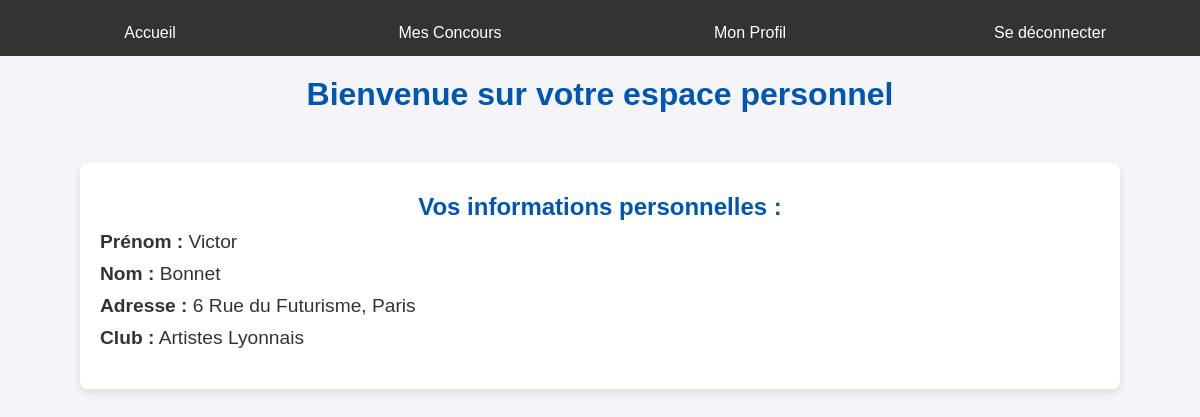
Screenshot of /devTest/indexUser.php (signed in) with the database file from the repository.
### tables this page shows
CREATE TABLE Utilisateur (
    numUtilisateur INT AUTO_INCREMENT PRIMARY KEY,
    nom VARCHAR(100) NOT NULL,
    prenom VARCHAR(100) NOT NULL,
    age INT NOT NULL,
    adresse VARCHAR(255) NOT NULL,
    login VARCHAR(50) UNIQUE NOT NULL,
    motDePasse VARCHAR(255) NOT NULL,
    numClub INT,
    FOREIGN KEY (numClub) REFERENCES Club(numClub) ON DELETE SET NULL
);

CREATE TABLE Club (
    numClub INT PRIMARY KEY,
    nomClub VARCHAR(100) NOT NULL,
    adresse VARCHAR(255) NOT NULL,
    numTelephone VARCHAR(10),
    nombreAdherents INT,
    ville VARCHAR(100),
    departement VARCHAR(100),
    region VARCHAR(100)
);

### devTest/indexUser.php (the view, shortened to what this page needs)
<?php
require("connect.php");
if (!isset($_SESSION['username'])) {
    header("Location: login.php");
    exit();
} else {
    try {
        $sql = "SELECT Utilisateur.nom, Utilisateur.prenom, Utilisateur.adresse, Club.nomClub
        FROM Utilisateur, Club
        WHERE numUtilisateur = :id_user
        AND Utilisateur.numClub = Club.numClub";
        $stmt = $connexion->prepare($sql);
        $stmt->bindParam(':id_user', $_SESSION['id_user']);
        $stmt->execute();
        $result = $stmt->fetch(PDO::FETCH_ASSOC);
    } catch (PDOException $e) {
        die("Erreur lors de la connexion : " . $e->getMessage());
    }
    if ($stmt->rowCount() > 0) {
        $prenom = $result['prenom'];
        $nom = $result['nom'];
        $adresse = $result['adresse'];
        $nomClub = $result['nomClub'];
    } else {
        $prenom = "Erreur";
        $nom = "Erreur";
        $adresse = "Erreur";
        $nomClub = "Erreur";
        echo "Nom d'utilisateur ou mot de passe incorrect";
    }
}
?>
<!DOCTYPE html>
<html lang="fr">
<head>
    <link rel="stylesheet" href="style.css">
</head>
<body>
<div class="menu">
    <a href="index.php">Accueil</a>
    <a href="concoursUser.php">Mes Concours</a>
    <a href="profile.php">Mon Profil</a>
    <a href="logout.php">Se déconnecter</a>
</div>
<div class="header">
    <h1>Bienvenue sur votre espace personnel</h1>
</div>
<div class="container">
    <h2>Vos informations personnelles : </h2>
    <div class="user-info">
        <p><span class="user-data">Prénom :</span> <?= htmlspecialchars($prenom); ?></p>
        <p><span class="user-data">Nom :</span> <?= htmlspecialchars($nom); ?></p>
        <p><span class="user-data">Adresse :</span> <?= htmlspecialchars($adresse); ?></p>
        <p><span class="user-data">Club :</span> <?= htmlspecialchars($nomClub); ?></p>
    </div>
</div>
</body>
</html>

### devTest/style.css (style rules this page uses)
body { font-family: Arial, sans-serif; background-color: #f4f4f9; margin: 0; padding: 0; color: #333; position: relative; }
.container { max-width: 1000px; margin: 50px auto; padding: 20px; background: #ffffff; box-shadow: 0 4px 8px rgba(0, 0, 0, 0.1); border-radius: 8px; position: relative; }
h1, h2 { text-align: center; color: #0056b3; margin-top: 10px; margin-bottom: 10px; position: relative; }
.menu { background-color: #333; overflow: hidden; display: flex; justify-content: center; margin-bottom: 20px; position: relative; }
.menu a { padding: 14px 20px; text-decoration: none; color: white; text-align: center; flex: 1; position: relative; }
.user-info { font-size: 1.2em; margin-bottom: 20px; position: relative; }
.user-info p { margin: 10px 0; position: relative; }
.user-info .user-data { font-weight: bold; position: relative; }
a { text-decoration: none; color: #0056b3; display: inline-block; margin-top: 10px; transition: color 0.3s ease; position: relative; }

### rows the page displays
utilisateur: prenom "Victor", nom "Bonnet", adresse "6 Rue du Futurisme, Paris", numClub.nomClub "Artistes Lyonnais"
